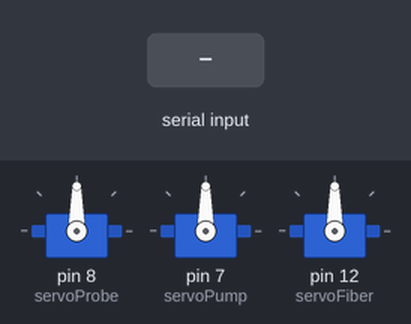
This sketch was run on a simulated Arduino Uno, built with avr-gcc and run on an emulated ATmega328P. On the bench: 3 × servo. The inputs (shaded band) are chosen by the test bench.

Above: at 1.2 s.
1.3 s: "O" received over Serial
At 2.2 s:
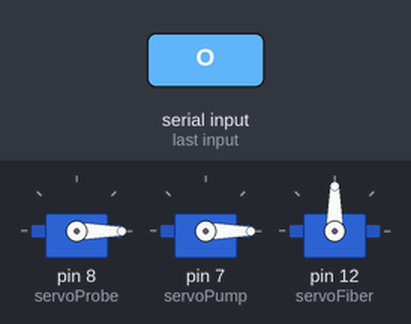
2.8 s: "U" received over Serial
At 3.3 s:
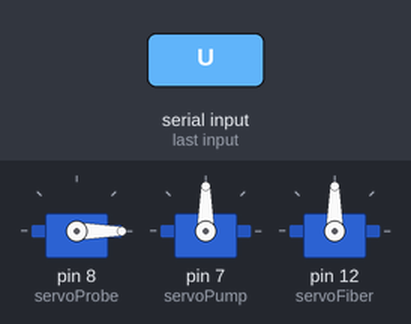
4.3 s: "R" received over Serial
At 5.5 s:
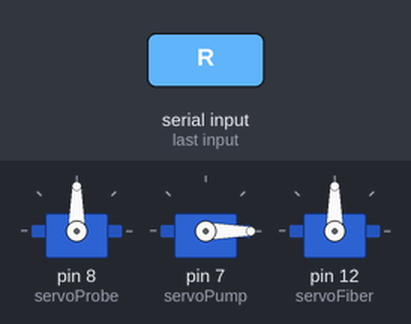
5.8 s: "F" received over Serial
At 6.8 s:
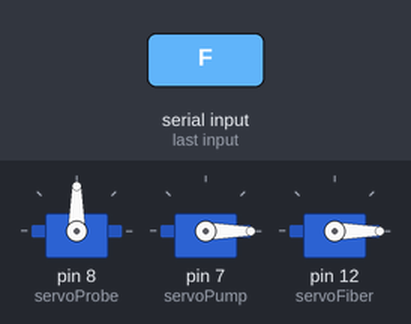
7.3 s: "P" received over Serial
At 8.0 s:
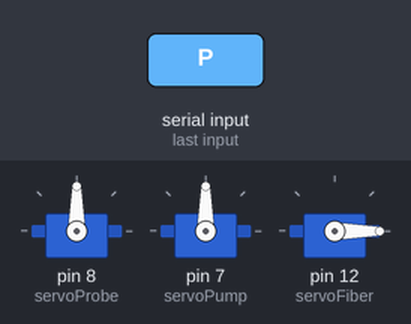
8.8 s: "K" received over Serial
At 9.1 s:
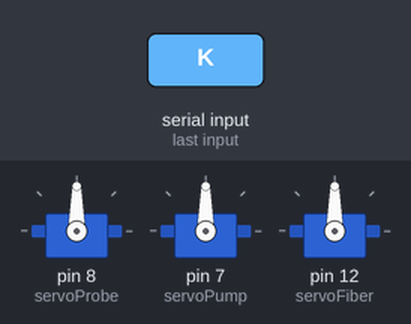
Timing chart, 0 to 11.3 s (numbered marks = the images above; inputs shaded):
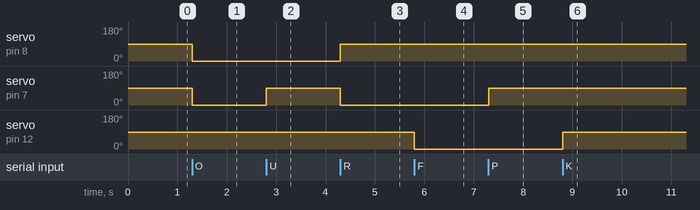

The sketch:

servo_new.ino
```cpp
#include <Servo.h>    // Use Servo library, included with IDE

Servo servoProbe;        // Create Servo object to control the servo
Servo servoPump;
Servo servoFiber;

int incomingByte;      // a variable to read incoming serial data into
const int ledPin = 13; // the pin that the LED is attached to
const int pumpOff = 0;
const int pumpOn = 90;
const int probeOff = 0;
const int probeOn = 90;
const int fiberOff = 90;
const int fiberOn = 0;
void setup() {
  // initialize serial communication:
  Serial.begin(9600);

  servoProbe.attach(8);  // Servo is connected to digital pin 9
  servoPump.attach(7);
  servoFiber.attach(12);
  digitalWrite(ledPin, HIGH);
}

void loop() {
  // see if there's incoming serial data:
  if (Serial.available() > 0) {
    // read the oldest byte in the serial buffer:
    incomingByte = Serial.read();
    // Turn Pump and Probe off
    if (incomingByte == 'O') {
      servoProbe.write(probeOff);   // Turn servos to off position
      servoPump.write(pumpOff);
    }

    //turn probe on and
    if (incomingByte == 'P') {
      servoProbe.write(probeOn);   // Turn servos to on position
      servoPump.write(pumpOn);
    }

    if (incomingByte == 'U') {
      servoProbe.write(probeOff);   // pump only mode
      servoPump.write(pumpOn);
    }

    if (incomingByte == 'R') {
      servoProbe.write(probeOn);   // probe only mode
      servoPump.write(pumpOff);
    }
    if (incomingByte == 'K') {
      servoFiber.write(fiberOff);   // Fiber OFF
    }
    if (incomingByte == 'F') {
      servoFiber.write(fiberOn);   // Fiber OFF
    }
  }
}
```

Measured:
- after the input at 1.3 s, servo on pin 8 (servoProbe), servo on pin 7 (servoPump): 90° → 0° at once
- after the input at 2.8 s, servo on pin 7 (servoPump): 0° → 90° at once
- after the input at 4.3 s, servo on pin 8 (servoProbe): 0° → 90° at once; servo on pin 7 (servoPump): 90° → 0° at once
- after the input at 5.8 s, servo on pin 12 (servoFiber): 90° → 0° at once
- after the input at 7.3 s, servo on pin 7 (servoPump): 0° → 90° at once
- after the input at 8.8 s, servo on pin 12 (servoFiber): 0° → 90° at once
